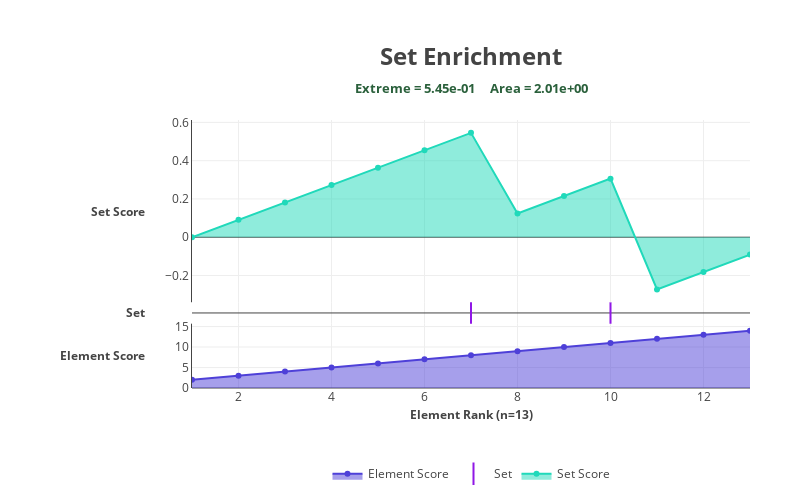

Write notebook code for a chart like this one.
### Markdown cell above
## score_set_ks

### Code cell
score_set_ks(element_, element_score_, set_element_)

### Figure 1 — Plotly figure (JSON) as saved in the notebook; plotly's stock layout.template omitted (floating-point values rounded to 4 significant figures)
{"data": [{"fill": "tozeroy", "line": {"color": "#4e40d8", "width": 2}, "name": "Element Score", "text": ["2", "3", "4", "5", "6", "7", "8", "9", "10", "J", "Q", "K", "A"], "type": "scatter", "x": [1, 2, 3, 4, 5, 6, 7, 8, 9, 10, 11, 12, 13], "y": [2, 3, 4, 5, 6, 7, 8, 9, 10, 11, 12, 13, 14]}, {"hoverinfo": "name+x+text", "marker": {"color": "#9017e6", "line": {"width": 2}, "size": 25.6, "symbol": "line-ns-open"}, "mode": "markers", "name": "Set", "text": ["8", "J"], "type": "scatter", "x": [7, 10], "y": [0, 0], "yaxis": "y2"}, {"fill": "tozeroy", "line": {"color": "#20d9ba", "width": 2}, "name": "Set Score", "text": ["2", "3", "4", "5", "6", "7", "8", "9", "10", "J", "Q", "K", "A"], "type": "scatter", "x": [1, 2, 3, 4, 5, 6, 7, 8, 9, 10, 11, 12, 13], "y": [-1.388e-16, 0.09091, 0.1818, 0.2727, 0.3636, 0.4545, 0.5455, 0.1244, 0.2153, 0.3062, -0.2727, -0.1818, -0.09091], "yaxis": "y3"}], "layout": {"annotations": [{"font": {"size": 24}, "showarrow": false, "text": "<b>Set Enrichment</b>", "x": 0.5, "xanchor": "center", "xref": "paper", "y": 1.24, "yanchor": "middle", "yref": "paper"}, {"showarrow": false, "text": "<b>Element Rank (n=13)</b>", "x": 0.5, "xanchor": "center", "xref": "paper", "y": -0.1, "yanchor": "middle", "yref": "paper"}, {"font": {"size": 12}, "showarrow": false, "text": "<b>Set Score</b>", "x": -0.08, "xanchor": "right", "xref": "paper", "y": 0.66, "yanchor": "middle", "yref": "paper"}, {"font": {"size": 12}, "showarrow": false, "text": "<b>Set</b>", "x": -0.08, "xanchor": "right", "xref": "paper", "y": 0.28, "yanchor": "middle", "yref": "paper"}, {"font": {"size": 12}, "showarrow": false, "text": "<b>Element Score</b>", "x": -0.08, "xanchor": "right", "xref": "paper", "y": 0.12, "yanchor": "middle", "yref": "paper"}, {"font": {"color": "#2a603b", "size": 13.44}, "showarrow": false, "text": "<b>Extreme = 5.45e-01</b>     <b>Area = 2.01e+00</b>", "x": 0.5, "xanchor": "center", "xref": "paper", "y": 1.12, "yanchor": "middle", "yref": "paper"}], "height": 500, "legend": {"orientation": "h", "x": 0.5, "xanchor": "center", "y": -0.32, "yanchor": "middle"}, "margin": {"b": 50, "l": 192, "r": 50, "t": 120}, "width": 800, "xaxis1": {"zeroline": false}, "yaxis1": {"domain": [0, 0.24], "showline": true}, "yaxis2": {"domain": [0.24, 0.32], "showgrid": false, "showticklabels": false}, "yaxis3": {"domain": [0.32, 1], "showline": true}}}
